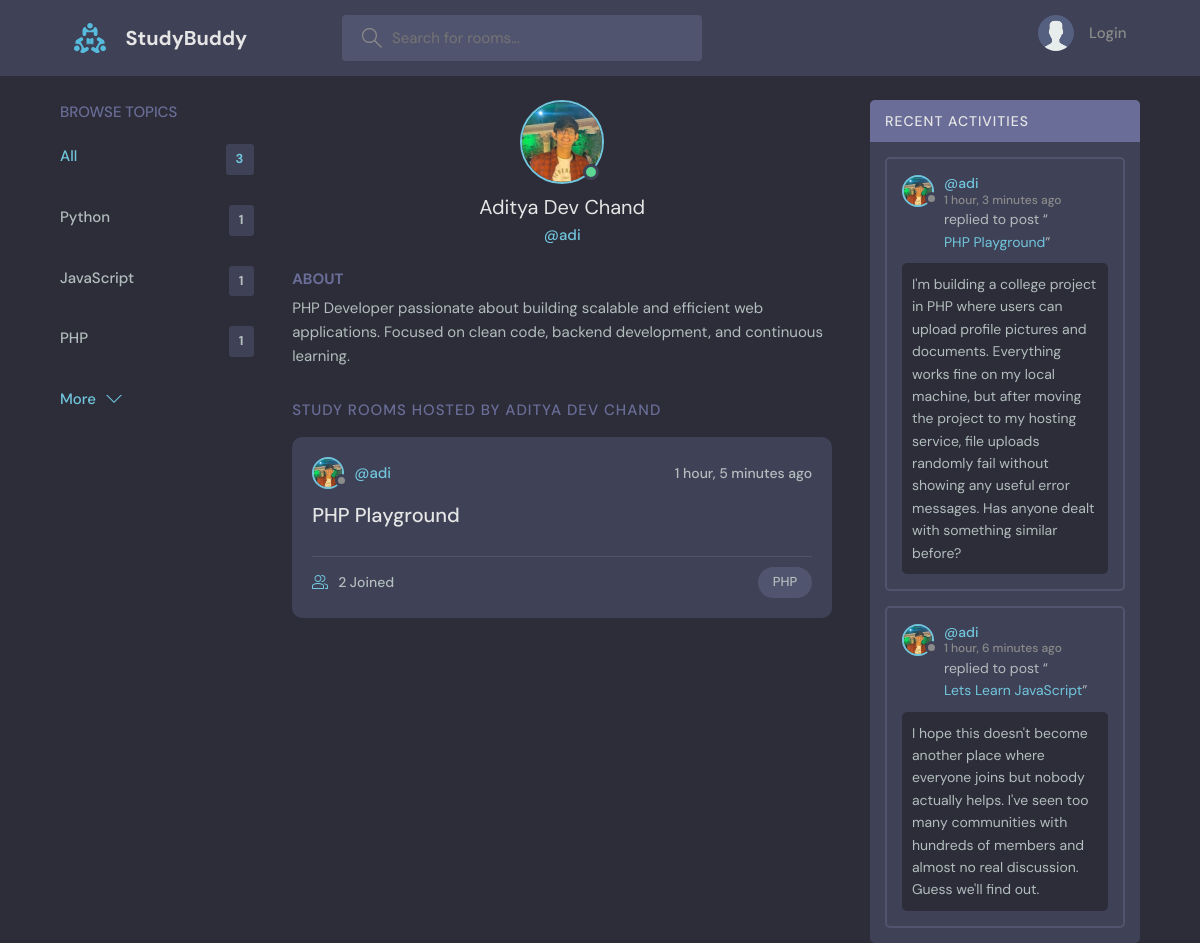
Screenshot of /profile/3/ with the database file from the repository.
### base/models.py (models this page shows, shortened)
class Topic(models.Model):
    name = models.CharField(max_length=200)

class User(AbstractUser):
    name = models.CharField(max_length=200, null=True)
    email = models.EmailField(unique=True, null=True)
    bio = models.TextField(null=True)
    avatar = models.ImageField(null=True, default="avatar.svg")
    USERNAME_FIELD = 'email'
    REQUIRED_FIELDS = []

class Room(models.Model):
    host = models.ForeignKey(User, on_delete=models.SET_NULL, null=True)
    topic = models.ForeignKey(Topic, on_delete=models.SET_NULL, null=True)
    name = models.CharField(max_length=200)
    description = models.TextField(null=True, blank=True)
    participants = models.ManyToManyField(User, related_name='participants', blank=True)
    updated = models.DateTimeField(auto_now=True)
    created = models.DateTimeField(auto_now_add=True)
    class Meta:
        ordering = ['-updated', '-created']
    def __str__(self):
        return self.name

class Message(models.Model):
    user = models.ForeignKey(User, on_delete=models.CASCADE)
    room = models.ForeignKey(Room, on_delete=models.CASCADE)
    body = models.TextField()
    updated = models.DateTimeField(auto_now=True)
    created = models.DateTimeField(auto_now_add=True)
    class Meta:
        ordering = ['-updated', '-created']

### base/views.py (the view)
# urls.py: path('profile/<str:pk>/', views.userProfile, name="user-profile"),
def userProfile(request, pk):
    user = User.objects.get(id=pk)
    rooms = user.room_set.all()
    room_messages = user.message_set.all()
    topics = Topic.objects.all()
    context = {'user': user, 'rooms': rooms, 'room_messages': room_messages, 'topics': topics}
    return render(request, 'base/profile.html', context)

### base/templates/base/profile.html (shortened to what this page needs)
{% extends 'main.html' %} {% block content %}
<main class="profile-page layout layout--3">
  <div class="container">
    {% include 'base/topics_component.html' %}
    <div class="roomList">
      <div class="profile">
        <div class="profile__avatar">
          <div class="avatar avatar--large active">
            <img src="{{user.avatar.url}}" />
          </div>
        </div>
        <div class="profile__info">
          <h3>{{user.name}}</h3>
          <p>@{{user.username}}</p>
        </div>
        <div class="profile__about">
          <h3>About</h3>
          <p>{{user.bio}}</p>
        </div>
      </div>
      <div class="roomList__header">
        <div>
          <h2>Study Rooms Hosted by {{user.name}}</h2>
        </div>
      </div>
      {% include 'base/feed_component.html' %}
    </div>
    {% include 'base/activity_component.html' %}
  </div>
</main>
{% endblock content %}

### base/templates/base/topics_component.html
<div class="topics">
  <div class="topics__header">
    <h2>Browse Topics</h2>
  </div>
  <ul class="topics__list">
    <li>
      <a href="{% url 'home' %}" class="active"
        >All <span>{{topics.count}}</span></a
      >
    </li>
    {% for topic in topics %}
    <li>
      <a href="{% url 'home' %}?q={{topic.name}}"
        >{{topic.name}}<span>{{topic.room_set.all.count}}</span></a
      >
    </li>
    {% endfor %}
  </ul>
  <a class="btn btn--link" href="{% url 'topics' %}">
    More
    <svg
      version="1.1"
      xmlns="http://www.w3.org/2000/svg"
      width="32"
      height="32"
      viewBox="0 0 32 32"
    >
      <title>chevron-down</title>
      <path d="M16 21l-13-13h-3l16 16 16-16h-3l-13 13z"></path>
    </svg>
  </a>
</div>

### base/templates/base/feed_component.html (shortened to what this page needs)
{% for room in rooms %}
<div class="roomListRoom">
  <div class="roomListRoom__header">
    <a
      href="{% url 'user-profile' room.host.id %}"
      class="roomListRoom__author"
    >
      <div class="avatar avatar--small">
        <img src="{{room.host.avatar.url}}" />
      </div>
      <span>@{{room.host.username}}</span>
    </a>
    <div class="roomListRoom__actions">
      <span>{{room.created|timesince}} ago</span>
    </div>
  </div>
  <div class="roomListRoom__content">
    <a href="{% url 'room' room.id %}">{{room.name}}</a>
  </div>
  <div class="roomListRoom__meta">
    <a href="{% url 'room' room.id %}" class="roomListRoom__joined">
      {{room.participants.all.count}} Joined
    </a>
    <p class="roomListRoom__topic">{{room.topic.name}}</p>
  </div>
</div>
{% endfor %}

### base/templates/base/activity_component.html (shortened to what this page needs)
<div class="activities">
  <div class="activities__header">
    <h2>Recent Activities</h2>
  </div>
  {% for message in room_messages %}
  <div class="activities__box">
    <div class="activities__boxHeader roomListRoom__header">
      <a
        href="{% url 'user-profile' message.user.id %}"
        class="roomListRoom__author"
      >
        <div class="avatar avatar--small">
          <img src="{{message.user.avatar.url}}" />
        </div>
        <p>
          @{{message.user.username}}
          <span>{{message.created|timesince}} ago</span>
        </p>
      </a>
    </div>
    <div class="activities__boxContent">
      <p>
        replied to post “<a href="{% url 'room' message.room.id %}"
          >{{message.room}}</a
        >”
      </p>
      <div class="activities__boxRoomContent">{{message.body}}</div>
    </div>
  </div>
  {% endfor %}
</div>

### rows the page displays
Topic: name "Python", room_set.all.count "1"
Topic: name "JavaScript", room_set.all.count "1"
Topic: name "PHP", room_set.all.count "1"
User: avatar (picture), name "Aditya Dev Chand", username "adi", bio "PHP Developer passionate about building scalable and efficient web applications. Focused on clean code, backend development, and continuous learning.", name "ADITYA DEV CHAND"
Room: host.avatar (picture), host.username "adi", created "1 hour, 5 minutes", name "PHP Playground", participants.all.count "2", topic.name "PHP"
Message: user.avatar (picture), user.username "adi", created "1 hour, 3 minutes", room "PHP Playground", body "I'm building a college project in PHP where users can upload profile pictures and documents. Everything works fine on my local machine, but after moving the project to my hosting service, file uploads randomly fail without showing any useful error messages. Has anyone dealt with something similar before?"
Message: user.avatar (picture), user.username "adi", created "1 hour, 6 minutes", room "Lets Learn JavaScript", body "I hope this doesn't become another place where everyone joins but nobody actually helps. I've seen too many communities with hundreds of members and almost no real discussion. Guess we'll find out."

### other values shown
{{ topics.count }} "3"
